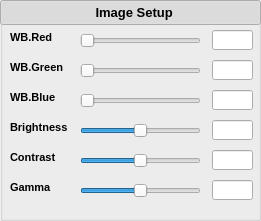
  <widget class="QGroupBox" name="grpBox_liveImageSetup">
   <property name="geometry">
    <rect>
     <x>10</x>
     <y>1500</y>
     <width>261</width>
     <height>221</height>
    </rect>
   </property>
   <property name="title">
    <string/>
   </property>
   <widget class="QPushButton" name="head_liveimagesetup">
    <property name="geometry">
     <rect>
      <x>0</x>
      <y>0</y>
      <width>261</width>
      <height>25</height>
     </rect>
    </property>
    <property name="font">
     <font>
      <family>Tahoma</family>
      <pointsize>10</pointsize>
      <weight>75</weight>
      <bold>true</bold>
     </font>
    </property>
    <property name="text">
     <string>  Image Setup</string>
    </property>
    <property name="checkable">
     <bool>true</bool>
    </property>
    <property name="checked">
     <bool>true</bool>
    </property>
   </widget>
   <widget class="QWidget" name="widget_liveimagesetup" native="true">
    <property name="geometry">
     <rect>
      <x>0</x>
      <y>20</y>
      <width>261</width>
      <height>191</height>
     </rect>
    </property>
    <widget class="QLabel" name="labelLiveWBR">
     <property name="geometry">
      <rect>
       <x>10</x>
       <y>10</y>
       <width>61</width>
       <height>14</height>
      </rect>
     </property>
     <property name="minimumSize">
      <size>
       <width>61</width>
       <height>14</height>
      </size>
     </property>
     <property name="maximumSize">
      <size>
       <width>61</width>
       <height>14</height>
      </size>
     </property>
     <property name="font">
      <font>
       <family>Arial</family>
       <pointsize>8</pointsize>
       <weight>75</weight>
       <bold>true</bold>
      </font>
     </property>
     <property name="text">
      <string>WB.Red</string>
     </property>
    </widget>
    <widget class="QSlider" name="sliderLiveWBR">
     <property name="geometry">
      <rect>
       <x>80</x>
       <y>10</y>
       <width>121</width>
       <height>22</height>
      </rect>
     </property>
     <property name="minimumSize">
      <size>
       <width>121</width>
       <height>22</height>
      </size>
     </property>
     <property name="maximumSize">
      <size>
       <width>16777215</width>
       <height>22</height>
      </size>
     </property>
     <property name="orientation">
      <enum>Qt::Horizontal</enum>
     </property>
    </widget>
    <widget class="QLabel" name="labelLiveWBG">
     <property name="geometry">
      <rect>
       <x>10</x>
       <y>40</y>
       <width>61</width>
       <height>14</height>
      </rect>
     </property>
     <property name="minimumSize">
      <size>
       <width>61</width>
       <height>14</height>
      </size>
     </property>
     <property name="maximumSize">
      <size>
       <width>61</width>
       <height>14</height>
      </size>
     </property>
     <property name="font">
      <font>
       <family>Arial</family>
       <pointsize>8</pointsize>
       <weight>75</weight>
       <bold>true</bold>
      </font>
     </property>
     <property name="text">
      <string>WB.Green</string>
     </property>
    </widget>
    <widget class="QSlider" name="sliderLiveContrast">
     <property name="geometry">
      <rect>
       <x>80</x>
       <y>130</y>
       <width>121</width>
       <height>22</height>
      </rect>
     </property>
     <property name="minimumSize">
      <size>
       <width>0</width>
       <height>22</height>
      </size>
     </property>
     <property name="maximumSize">
      <size>
       <width>16777215</width>
       <height>22</height>
      </size>
     </property>
     <property name="minimum">
      <number>-10</number>
     </property>
     <property name="maximum">
      <number>10</number>
     </property>
     <property name="pageStep">
      <number>1</number>
     </property>
     <property name="orientation">
      <enum>Qt::Horizontal</enum>
     </property>
    </widget>
    <widget class="QLabel" name="labelLiveBrightness">
     <property name="geometry">
      <rect>
       <x>10</x>
       <y>100</y>
       <width>61</width>
       <height>14</height>
      </rect>
     </property>
     <property name="minimumSize">
      <size>
       <width>61</width>
       <height>14</height>
      </size>
     </property>
     <property name="maximumSize">
      <size>
       <width>61</width>
       <height>14</height>
      </size>
     </property>
     <property name="font">
      <font>
       <family>Arial</family>
       <pointsize>8</pointsize>
       <weight>75</weight>
       <bold>true</bold>
      </font>
     </property>
     <property name="text">
      <string>Brightness</string>
     </property>
    </widget>
    <widget class="QSlider" name="sliderLiveBrightness">
     <property name="geometry">
      <rect>
       <x>80</x>
       <y>100</y>
       <width>121</width>
       <height>22</height>
      </rect>
     </property>
     <property name="minimumSize">
      <size>
       <width>0</width>
       <height>22</height>
      </size>
     </property>
     <property name="maximumSize">
      <size>
       <width>16777215</width>
       <height>22</height>
      </size>
     </property>
     <property name="minimum">
      <number>-10</number>
     </property>
     <property name="maximum">
      <number>10</number>
     </property>
     <property name="pageStep">
      <number>1</number>
     </property>
     <property name="orientation">
      <enum>Qt::Horizontal</enum>
     </property>
    </widget>
    <widget class="QSlider" name="sliderLiveWBG">
     <property name="geometry">
      <rect>
       <x>80</x>
       <y>40</y>
       <width>121</width>
       <height>22</height>
      </rect>
     </property>
     <property name="minimumSize">
      <size>
       <width>0</width>
       <height>22</height>
      </size>
     </property>
     <property name="maximumSize">
      <size>
       <width>16777215</width>
       <height>22</height>
      </size>
     </property>
     <property name="orientation">
      <enum>Qt::Horizontal</enum>
     </property>
    </widget>
    <widget class="QLabel" name="labelLiveContrast">
     <property name="geometry">
      <rect>
       <x>10</x>
       <y>130</y>
       <width>61</width>
       <height>14</height>
      </rect>
     </property>
     <property name="minimumSize">
      <size>
       <width>61</width>
       <height>14</height>
      </size>
     </property>
     <property name="maximumSize">
      <size>
       <width>61</width>
       <height>14</height>
      </size>
     </property>
     <property name="font">
      <font>
       <family>Arial</family>
       <pointsize>8</pointsize>
       <weight>75</weight>
       <bold>true</bold>
      </font>
     </property>
     <property name="text">
      <string>Contrast</string>
     </property>
    </widget>
    <widget class="QSlider" name="sliderLiveGamma">
     <property name="geometry">
      <rect>
       <x>80</x>
       <y>160</y>
       <width>121</width>
       <height>21</height>
      </rect>
     </property>
     <property name="minimumSize">
      <size>
       <width>0</width>
       <height>21</height>
      </size>
     </property>
     <property name="maximumSize">
      <size>
       <width>16777215</width>
       <height>21</height>
      </size>
     </property>
     <property name="maximum">
      <number>20</number>
     </property>
     <property name="pageStep">
      <number>1</number>
     </property>
     <property name="value">
      <number>10</number>
     </property>
     <property name="orientation">
      <enum>Qt::Horizontal</enum>
     </property>
    </widget>
    <widget class="QLabel" name="labelLiveGamma">
     <property name="geometry">
      <rect>
       <x>10</x>
       <y>160</y>
       <width>61</width>
       <height>14</height>
      </rect>
     </property>
     <property name="minimumSize">
      <size>
       <width>61</width>
       <height>14</height>
      </size>
     </property>
     <property name="maximumSize">
      <size>
       <width>61</width>
       <height>14</height>
      </size>
     </property>
     <property name="font">
      <font>
       <family>Arial</family>
       <pointsize>8</pointsize>
       <weight>75</weight>
       <bold>true</bold>
      </font>
     </property>
     <property name="text">
      <string>Gamma</string>
     </property>
    </widget>
    <widget class="QLabel" name="labelLiveWBB">
     <property name="geometry">
      <rect>
       <x>10</x>
       <y>70</y>
       <width>61</width>
       <height>14</height>
      </rect>
     </property>
     <property name="minimumSize">
      <size>
       <width>61</width>
       <height>14</height>
      </size>
     </property>
     <property name="maximumSize">
      <size>
       <width>61</width>
       <height>14</height>
      </size>
     </property>
     <property name="font">
      <font>
       <family>Arial</family>
       <pointsize>8</pointsize>
       <weight>75</weight>
       <bold>true</bold>
      </font>
     </property>
     <property name="text">
      <string>WB.Blue</string>
     </property>
    </widget>
    <widget class="QSlider" name="sliderLiveWBB">
     <property name="geometry">
      <rect>
       <x>80</x>
       <y>70</y>
       <width>121</width>
       <height>22</height>
      </rect>
     </property>
     <property name="minimumSize">
      <size>
       <width>0</width>
       <height>22</height>
      </size>
     </property>
     <property name="maximumSize">
      <size>
       <width>16777215</width>
       <height>22</height>
      </size>
     </property>
     <property name="orientation">
      <enum>Qt::Horizontal</enum>
     </property>
    </widget>
    <widget class="QLineEdit" name="lineEditLiveWBR">
     <property name="geometry">
      <rect>
       <x>212</x>
       <y>10</y>
       <width>41</width>
       <height>20</height>
      </rect>
     </property>
     <property name="minimumSize">
      <size>
       <width>41</width>
       <height>20</height>
      </size>
     </property>
     <property name="maximumSize">
      <size>
       <width>41</width>
       <height>20</height>
      </size>
     </property>
    </widget>
    <widget class="QLineEdit" name="lineEditLiveWBG">
     <property name="geometry">
      <rect>
       <x>212</x>
       <y>40</y>
       <width>41</width>
       <height>20</height>
      </rect>
     </property>
     <property name="minimumSize">
      <size>
       <width>41</width>
       <height>20</height>
      </size>
     </property>
     <property name="maximumSize">
      <size>
       <width>41</width>
       <height>20</height>
      </size>
     </property>
    </widget>
    <widget class="QLineEdit" name="lineEditLiveWBB">
     <property name="geometry">
      <rect>
       <x>212</x>
       <y>70</y>
       <width>41</width>
       <height>20</height>
      </rect>
     </property>
     <property name="minimumSize">
      <size>
       <width>41</width>
       <height>20</height>
      </size>
     </property>
     <property name="maximumSize">
      <size>
       <width>41</width>
       <height>20</height>
      </size>
     </property>
    </widget>
    <widget class="QLineEdit" name="lineEditLiveBrightness">
     <property name="geometry">
      <rect>
       <x>212</x>
       <y>100</y>
       <width>41</width>
       <height>20</height>
      </rect>
     </property>
     <property name="minimumSize">
      <size>
       <width>41</width>
       <height>20</height>
      </size>
     </property>
     <property name="maximumSize">
      <size>
       <width>41</width>
       <height>20</height>
      </size>
     </property>
    </widget>
    <widget class="QLineEdit" name="lineEditLiveContrast">
     <property name="geometry">
      <rect>
       <x>212</x>
       <y>130</y>
       <width>41</width>
       <height>20</height>
      </rect>
     </property>
     <property name="minimumSize">
      <size>
       <width>41</width>
       <height>20</height>
      </size>
     </property>
     <property name="maximumSize">
      <size>
       <width>41</width>
       <height>20</height>
      </size>
     </property>
    </widget>
    <widget class="QLineEdit" name="lineEditLiveGamma">
     <property name="geometry">
      <rect>
       <x>212</x>
       <y>160</y>
       <width>41</width>
       <height>20</height>
      </rect>
     </property>
     <property name="minimumSize">
      <size>
       <width>41</width>
       <height>20</height>
      </size>
     </property>
     <property name="maximumSize">
      <size>
       <width>41</width>
       <height>20</height>
      </size>
     </property>
    </widget>
   </widget>
  </widget>
